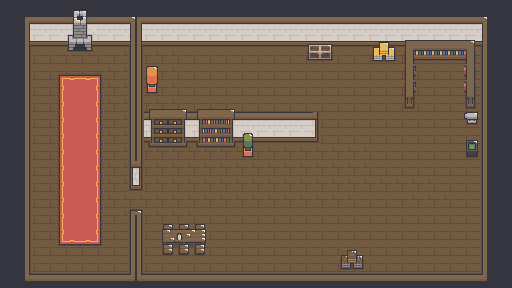

This is a level from a 2D game, rendered from its Tiled map with the project's own tilesets. A one-line summary and the map file follow, with tile-layer data summarised:
An orthogonal 32x18 tile map with 16x16 px tiles, 6 tile layers (Tile Layer 1, carpet, wall, wall2, ...), 3 tilesets and 1 object (spawnpoint).

<map version="1.10" tiledversion="1.11.2" orientation="orthogonal" renderorder="right-down" width="32" height="18" tilewidth="16" tileheight="16" infinite="0" nextlayerid="11" nextobjectid="2">
 <tileset firstgid="1" source="../../assets/tileset/house/interior/interior_.tsx" />
 <tileset firstgid="145" source="../../assets/tileset/house/interior/interiorObjects_.tsx" />
 <tileset firstgid="373" source="../../assets/tileset/house/interior/tableObjects_.tsx" />
 <group id="2" name="Floor">
  <layer id="1" name="Tile Layer 1" width="32" height="18">
   <data>[576 cells, 459 non-empty, 4 distinct tile ids]</data>
  </layer>
  <layer id="7" name="carpet" width="32" height="18">
   <data>[576 cells, 48 non-empty, 9 distinct tile ids]</data>
  </layer>
 </group>
 <objectgroup id="3" name="spawnpoint">
  <object id="1" name="spawnpoint" x="76.5" y="266.321">
   <point />
  </object>
 </objectgroup>
 <group id="4" name="Wall">
  <layer id="5" name="wall" width="32" height="18">
   <data>[576 cells, 169 non-empty, 52 distinct tile ids]</data>
  </layer>
  <layer id="6" name="wall2" width="32" height="18">
   <data>[576 cells, 18 non-empty, 9 distinct tile ids]</data>
  </layer>
 </group>
 <group id="8" name="Props">
  <layer id="9" name="props" width="32" height="18">
   <data>[576 cells, 28 non-empty, 28 distinct tile ids]</data>
  </layer>
  <layer id="10" name="props2" width="32" height="18">
   <data>[576 cells, 1 non-empty, 1 distinct tile ids]</data>
  </layer>
 </group>
</map>
